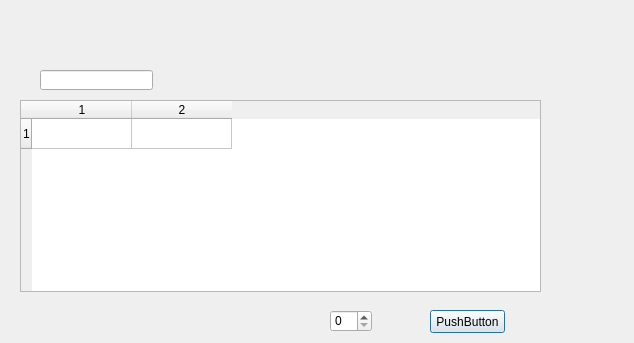
<?xml version="1.0" encoding="UTF-8"?>
<ui version="4.0">
 <class>Dialog</class>
 <widget class="QDialog" name="Dialog">
  <property name="geometry">
   <rect>
    <x>0</x>
    <y>0</y>
    <width>634</width>
    <height>343</height>
   </rect>
  </property>
  <property name="windowTitle">
   <string>Dialog</string>
  </property>
  <widget class="QPushButton" name="button">
   <property name="geometry">
    <rect>
     <x>430</x>
     <y>310</y>
     <width>75</width>
     <height>23</height>
    </rect>
   </property>
   <property name="text">
    <string>PushButton</string>
   </property>
  </widget>
  <widget class="QLineEdit" name="line">
   <property name="geometry">
    <rect>
     <x>40</x>
     <y>70</y>
     <width>113</width>
     <height>20</height>
    </rect>
   </property>
   <property name="text">
    <string/>
   </property>
  </widget>
  <widget class="QTableWidget" name="tableWidget">
   <property name="enabled">
    <bool>true</bool>
   </property>
   <property name="geometry">
    <rect>
     <x>20</x>
     <y>100</y>
     <width>521</width>
     <height>192</height>
    </rect>
   </property>
   <property name="editTriggers">
    <set>QAbstractItemView::SelectedClicked</set>
   </property>
   <property name="rowCount">
    <number>1</number>
   </property>
   <property name="columnCount">
    <number>2</number>
   </property>
   <row/>
   <column/>
   <column/>
  </widget>
  <widget class="QSpinBox" name="spinBox">
   <property name="geometry">
    <rect>
     <x>330</x>
     <y>310</y>
     <width>42</width>
     <height>22</height>
    </rect>
   </property>
  </widget>
 </widget>
 <resources/>
 <connections/>
</ui>
